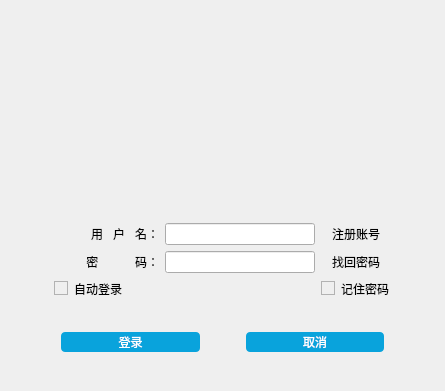
<?xml version="1.0" encoding="UTF-8"?>
<ui version="4.0">
 <class>LogWidget</class>
 <widget class="QWidget" name="LogWidget">
  <property name="geometry">
   <rect>
    <x>0</x>
    <y>0</y>
    <width>445</width>
    <height>391</height>
   </rect>
  </property>
  <property name="windowTitle">
   <string>Form</string>
  </property>
  <property name="styleSheet">
   <string notr="true">/*复选框方框部分基本样式*/
QCheckBox:indicator {
	border:1px solid #B2B2B2;
}

/*复选框方框部分选中样式*/
QCheckBox:indicator:checked {
	border:1px solid #278CDE;
	background-image: url(:/pic/img/check.png);
}

/*复选框方框部分悬停*/
QCheckBox:indicator:hover {
	 border:1px solid #278CDE;
}</string>
  </property>
  <layout class="QVBoxLayout" name="verticalLayout">
   <item>
    <widget class="QLabel" name="img_label">
     <property name="minimumSize">
      <size>
       <width>0</width>
       <height>150</height>
      </size>
     </property>
     <property name="maximumSize">
      <size>
       <width>16777215</width>
       <height>150</height>
      </size>
     </property>
     <property name="styleSheet">
      <string notr="true">background-image: url(:/pic/img/top2.png);
font: 75 24pt &quot;方正姚体&quot;;</string>
     </property>
     <property name="text">
      <string/>
     </property>
     <property name="alignment">
      <set>Qt::AlignCenter</set>
     </property>
    </widget>
   </item>
   <item>
    <layout class="QGridLayout" name="gridLayout_2">
     <item row="2" column="3">
      <widget class="QPushButton" name="fpwd_pushButton">
       <property name="minimumSize">
        <size>
         <width>70</width>
         <height>0</height>
        </size>
       </property>
       <property name="maximumSize">
        <size>
         <width>16777215</width>
         <height>20</height>
        </size>
       </property>
       <property name="styleSheet">
        <string notr="true">QPushButton
{
	font: 11pt &quot;Agency FB&quot;;
	border: solid 1px #b7b7b7;
	
}
QPushButton:hover
{
	border: solid 1px #b7b7b7;
	color: #09A3DC;
}

</string>
       </property>
       <property name="text">
        <string>找回密码</string>
       </property>
      </widget>
     </item>
     <item row="0" column="0">
      <spacer name="horizontalSpacer">
       <property name="orientation">
        <enum>Qt::Horizontal</enum>
       </property>
       <property name="sizeType">
        <enum>QSizePolicy::Maximum</enum>
       </property>
       <property name="sizeHint" stdset="0">
        <size>
         <width>60</width>
         <height>20</height>
        </size>
       </property>
      </spacer>
     </item>
     <item row="0" column="3">
      <widget class="QPushButton" name="reg_pushButton">
       <property name="minimumSize">
        <size>
         <width>70</width>
         <height>0</height>
        </size>
       </property>
       <property name="maximumSize">
        <size>
         <width>16777215</width>
         <height>20</height>
        </size>
       </property>
       <property name="styleSheet">
        <string notr="true">QPushButton
{
	font: 11pt &quot;Agency FB&quot;;
	border: solid 1px #b7b7b7;
	
}
QPushButton:hover
{
	border: solid 1px #b7b7b7;
	color: #09A3DC;
}

</string>
       </property>
       <property name="text">
        <string>注册账号</string>
       </property>
      </widget>
     </item>
     <item row="2" column="1">
      <widget class="QLabel" name="pwd_label">
       <property name="minimumSize">
        <size>
         <width>105</width>
         <height>0</height>
        </size>
       </property>
       <property name="maximumSize">
        <size>
         <width>70</width>
         <height>16777215</height>
        </size>
       </property>
       <property name="styleSheet">
        <string notr="true">font: 11pt &quot;Agency FB&quot;;</string>
       </property>
       <property name="text">
        <string>密           码：</string>
       </property>
       <property name="alignment">
        <set>Qt::AlignRight|Qt::AlignTrailing|Qt::AlignVCenter</set>
       </property>
      </widget>
     </item>
     <item row="0" column="1">
      <widget class="QLabel" name="name_label">
       <property name="minimumSize">
        <size>
         <width>105</width>
         <height>0</height>
        </size>
       </property>
       <property name="maximumSize">
        <size>
         <width>80</width>
         <height>16777215</height>
        </size>
       </property>
       <property name="styleSheet">
        <string notr="true">font: 11pt &quot;Agency FB&quot;;</string>
       </property>
       <property name="text">
        <string>用   户   名：</string>
       </property>
       <property name="alignment">
        <set>Qt::AlignRight|Qt::AlignTrailing|Qt::AlignVCenter</set>
       </property>
      </widget>
     </item>
     <item row="4" column="1">
      <widget class="QCheckBox" name="auto_login_checkBox">
       <property name="styleSheet">
        <string notr="true">font: 11pt &quot;Agency FB&quot;;</string>
       </property>
       <property name="text">
        <string>自动登录</string>
       </property>
      </widget>
     </item>
     <item row="4" column="3">
      <widget class="QCheckBox" name="remem_pwd_checkBox">
       <property name="styleSheet">
        <string notr="true">font: 11pt &quot;Agency FB&quot;;</string>
       </property>
       <property name="text">
        <string>记住密码</string>
       </property>
      </widget>
     </item>
     <item row="0" column="4">
      <spacer name="horizontalSpacer_2">
       <property name="orientation">
        <enum>Qt::Horizontal</enum>
       </property>
       <property name="sizeType">
        <enum>QSizePolicy::Maximum</enum>
       </property>
       <property name="sizeHint" stdset="0">
        <size>
         <width>60</width>
         <height>20</height>
        </size>
       </property>
      </spacer>
     </item>
     <item row="0" column="2">
      <widget class="QLineEdit" name="name_lineEdit">
       <property name="minimumSize">
        <size>
         <width>150</width>
         <height>0</height>
        </size>
       </property>
       <property name="maximumSize">
        <size>
         <width>16777215</width>
         <height>16777215</height>
        </size>
       </property>
       <property name="styleSheet">
        <string notr="true">font: 12pt &quot;宋体&quot;;</string>
       </property>
      </widget>
     </item>
     <item row="2" column="2">
      <widget class="QLineEdit" name="pwd_lineEdit">
       <property name="minimumSize">
        <size>
         <width>150</width>
         <height>0</height>
        </size>
       </property>
       <property name="styleSheet">
        <string notr="true">font: 12pt &quot;宋体&quot;;</string>
       </property>
      </widget>
     </item>
    </layout>
   </item>
   <item>
    <layout class="QHBoxLayout" name="horizontalLayout">
     <property name="leftMargin">
      <number>50</number>
     </property>
     <property name="rightMargin">
      <number>50</number>
     </property>
     <item>
      <widget class="QPushButton" name="login_Button">
       <property name="sizePolicy">
        <sizepolicy hsizetype="Minimum" vsizetype="Fixed">
         <horstretch>0</horstretch>
         <verstretch>0</verstretch>
        </sizepolicy>
       </property>
       <property name="minimumSize">
        <size>
         <width>80</width>
         <height>20</height>
        </size>
       </property>
       <property name="maximumSize">
        <size>
         <width>16777215</width>
         <height>20</height>
        </size>
       </property>
       <property name="styleSheet">
        <string notr="true">/*登录按钮样式*/
QPushButton{
	border-radius:4px;
	border:none;
	background-color: #09A3DC;
	color:#fff;
}

/*登录按钮鼠标悬停样式*/
QPushButton:hover{
	background-color:rgb(60,195,245);
}</string>
       </property>
       <property name="text">
        <string>登录</string>
       </property>
      </widget>
     </item>
     <item>
      <spacer name="horizontalSpacer_3">
       <property name="orientation">
        <enum>Qt::Horizontal</enum>
       </property>
       <property name="sizeType">
        <enum>QSizePolicy::Maximum</enum>
       </property>
       <property name="sizeHint" stdset="0">
        <size>
         <width>40</width>
         <height>20</height>
        </size>
       </property>
      </spacer>
     </item>
     <item>
      <widget class="QPushButton" name="Exit_pushButton">
       <property name="minimumSize">
        <size>
         <width>80</width>
         <height>20</height>
        </size>
       </property>
       <property name="maximumSize">
        <size>
         <width>16777215</width>
         <height>20</height>
        </size>
       </property>
       <property name="styleSheet">
        <string notr="true">/*登录按钮样式*/
QPushButton{
	border-radius:4px;
	border:none;
	background-color: #09A3DC;
	color:#fff;
}

/*登录按钮鼠标悬停样式*/
QPushButton:hover{
	background-color:rgb(60,195,245);
}</string>
       </property>
       <property name="text">
        <string>取消</string>
       </property>
      </widget>
     </item>
    </layout>
   </item>
  </layout>
 </widget>
 <resources/>
 <connections/>
</ui>
